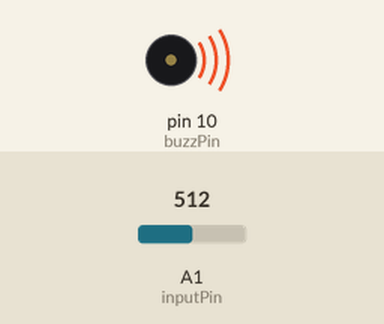
Simulated run of this sketch. Board: Arduino Uno, built with avr-gcc and run on an emulated ATmega328P. Parts: buzzer (waves = sounding). The test bench sets the inputs (shaded band); at power-on: A1 (inputPin) = 512. What the sketch prints to the serial monitor is not drawn.

Above: at 1.2 s.
1.3 s: A1 (inputPin) set to 609
4.3 s: A1 (inputPin) set to 632
Timing chart, 0 to 7.3 s (numbered marks = the images above; inputs shaded):
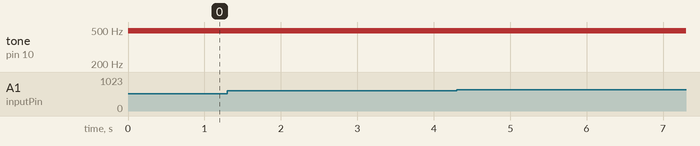

Measured:
- after the input at 1.3 s, every drawn part: stays the same
- after the input at 4.3 s, every drawn part: stays the same

The sketch:

Class_26_Fun_With_Photo_Resistors.ino
```cpp
int inputPin = A1;
int inputValue;
int buzzPin = 10;
int delayTime;
int buzzValue;

void setup() {
  // put your setup code here, to run once:
  Serial.begin(9600);
  pinMode(inputPin,INPUT);
  pinMode(buzzPin,OUTPUT);

}

void loop() {
  // put your main code here, to run repeatedly:
  inputValue = analogRead ( inputPin ) ;
  Serial.print("inputValue = ");
  Serial.print(inputValue);


  buzzValue = (inputValue/100);
  Serial.print(" buzzValue = ");
  Serial.print(buzzValue);


  delayTime = (9./470.)*(inputValue-150.)+1.;
  Serial.print(" delayTime = ");
  Serial.println(delayTime);

  analogWrite(buzzPin,60);
  delay(delayTime);
  analogWrite(buzzPin,55);
  delay(delayTime);


}
```
